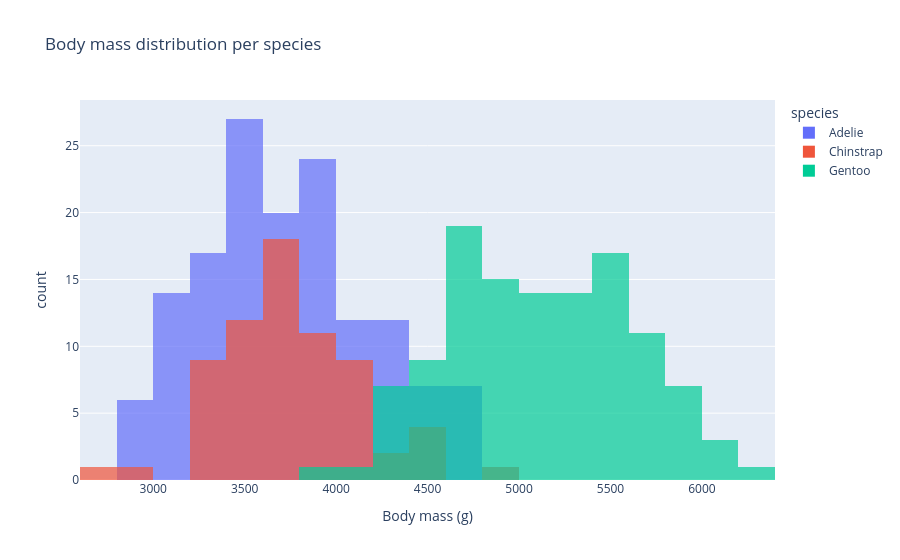

Notebook source saved alongside this figure:
### Markdown cell above
## Histogram — `px.histogram`

### Code cell
fig = px.histogram(
    penguins,
    x="body_mass_g",
    color="species",
    nbins=30,
    barmode="overlay",  # overlapping bars (alternatives: "stack", "group")
    opacity=0.7,
    title="Body mass distribution per species",
    labels={"body_mass_g": "Body mass (g)", "count": "Count"},
)
fig.show()

### Figure 1 — Plotly figure (JSON) as saved in the notebook; plotly's stock layout.template omitted (floating-point values rounded to 4 significant figures; data arrays with more than 128 entries replaced by an {"elided": "..."} marker saying what was removed)
{"data": [{"bingroup": "x", "hovertemplate": "species=Adelie<br>Body mass (g)=%{x}<br>count=%{y}<extra></extra>", "legendgroup": "Adelie", "marker": {"color": "#636efa", "opacity": 0.7, "pattern": {"shape": ""}}, "name": "Adelie", "nbinsx": 30, "orientation": "v", "showlegend": true, "type": "histogram", "x": {"elided": "146 float values"}, "xaxis": "x", "yaxis": "y"}, {"bingroup": "x", "hovertemplate": "species=Chinstrap<br>Body mass (g)=%{x}<br>count=%{y}<extra></extra>", "legendgroup": "Chinstrap", "marker": {"color": "#EF553B", "opacity": 0.7, "pattern": {"shape": ""}}, "name": "Chinstrap", "nbinsx": 30, "orientation": "v", "showlegend": true, "type": "histogram", "x": [3500.0, 3900.0, 3650.0, 3525.0, 3725.0, 3950.0, 3250.0, 3750.0, 4150.0, 3700.0, 3800.0, 3775.0, 3700.0, 4050.0, 3575.0, 4050.0, 3300.0, 3700.0, 3450.0, 4400.0, 3600.0, 3400.0, 2900.0, 3800.0, 3300.0, 4150.0, 3400.0, 3800.0, 3700.0, 4550.0, 3200.0, 4300.0, 3350.0, 4100.0, 3600.0, 3900.0, 3850.0, 4800.0, 2700.0, 4500.0, 3950.0, 3650.0, 3550.0, 3500.0, 3675.0, 4450.0, 3400.0, 4300.0, 3250.0, 3675.0, 3325.0, 3950.0, 3600.0, 4050.0, 3350.0, 3450.0, 3250.0, 4050.0, 3800.0, 3525.0, 3950.0, 3650.0, 3650.0, 4000.0, 3400.0, 3775.0, 4100.0, 3775.0], "xaxis": "x", "yaxis": "y"}, {"bingroup": "x", "hovertemplate": "species=Gentoo<br>Body mass (g)=%{x}<br>count=%{y}<extra></extra>", "legendgroup": "Gentoo", "marker": {"color": "#00cc96", "opacity": 0.7, "pattern": {"shape": ""}}, "name": "Gentoo", "nbinsx": 30, "orientation": "v", "showlegend": true, "type": "histogram", "x": [4500.0, 5700.0, 4450.0, 5700.0, 5400.0, 4550.0, 4800.0, 5200.0, 4400.0, 5150.0, 4650.0, 5550.0, 4650.0, 5850.0, 4200.0, 5850.0, 4150.0, 6300.0, 4800.0, 5350.0, 5700.0, 5000.0, 4400.0, 5050.0, 5000.0, 5100.0, 5650.0, 4600.0, 5550.0, 5250.0, 4700.0, 5050.0, 6050.0, 5150.0, 5400.0, 4950.0, 5250.0, 4350.0, 5350.0, 3950.0, 5700.0, 4300.0, 4750.0, 5550.0, 4900.0, 4200.0, 5400.0, 5100.0, 5300.0, 4850.0, 5300.0, 4400.0, 5000.0, 4900.0, 5050.0, 4300.0, 5000.0, 4450.0, 5550.0, 4200.0, 5300.0, 4400.0, 5650.0, 4700.0, 5700.0, 5800.0, 4700.0, 5550.0, 4750.0, 5000.0, 5100.0, 5200.0, 4700.0, 5800.0, 4600.0, 6000.0, 4750.0, 5950.0, 4625.0, 5450.0, 4725.0, 5350.0, 4750.0, 5600.0, 4600.0, 5300.0, 4875.0, 5550.0, 4950.0, 5400.0, 4750.0, 5650.0, 4850.0, 5200.0, 4925.0, 4875.0, 4625.0, 5250.0, 4850.0, 5600.0, 4975.0, 5500.0, 5500.0, 4700.0, 5500.0, 4575.0, 5500.0, 5000.0, 5950.0, 4650.0, 5500.0, 4375.0, 5850.0, 6000.0, 4925.0, 4850.0, 5750.0, 5200.0, 5400.0], "xaxis": "x", "yaxis": "y"}], "layout": {"barmode": "overlay", "legend": {"title": {"text": "species"}, "tracegroupgap": 0}, "title": {"text": "Body mass distribution per species"}, "xaxis": {"anchor": "y", "domain": [0, 1], "title": {"text": "Body mass (g)"}}, "yaxis": {"anchor": "x", "domain": [0, 1], "title": {"text": "count"}}}}
